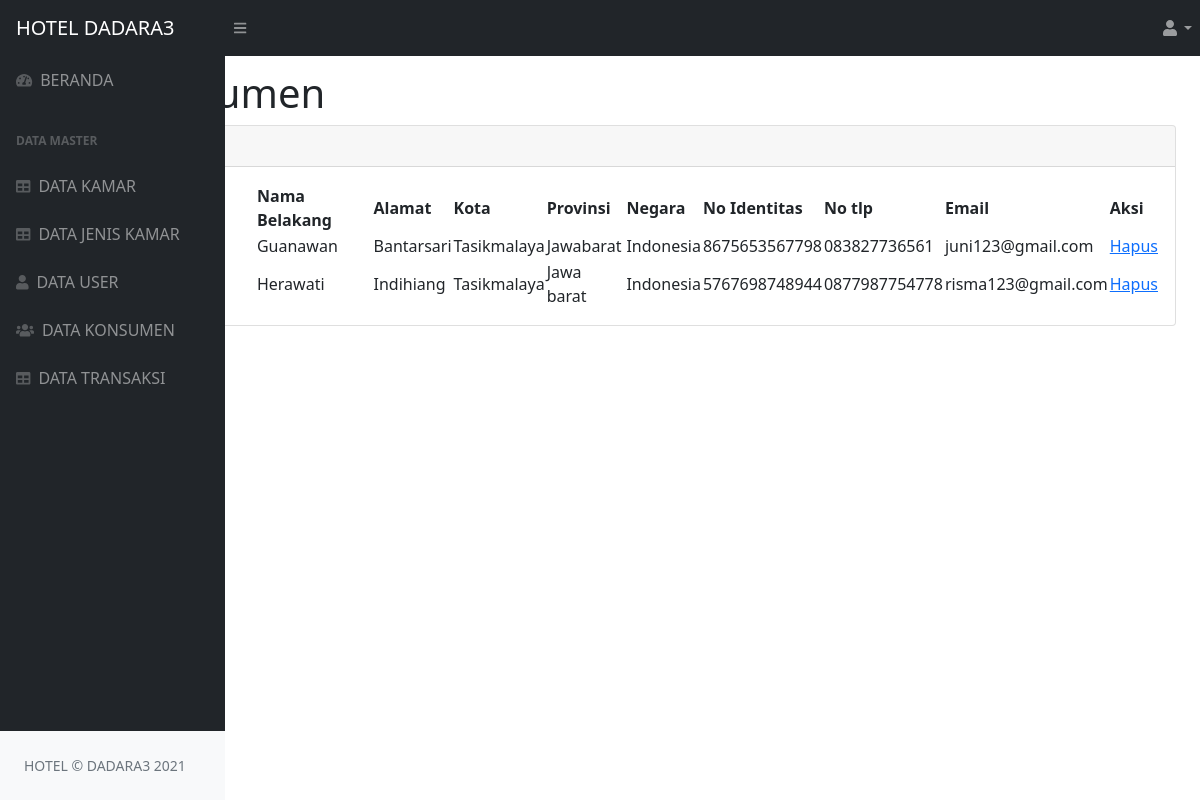
Screenshot of /index.php/konsumen with the database file from the repository.
### tables this page shows
CREATE TABLE `tbl_konsumen` (
  `id_konsumen` int(11) NOT NULL,
  `nama_depan` varchar(50) NOT NULL,
  `nama_tengah` varchar(50) NOT NULL,
  `nama_belakang` varchar(50) NOT NULL,
  `alamat` text NOT NULL,
  `kota` varchar(100) NOT NULL,
  `provinsi` varchar(100) NOT NULL,
  `negara` varchar(100) NOT NULL,
  `no_identitas` varchar(100) NOT NULL,
  `no_tlp` varchar(15) NOT NULL,
  `email` varchar(50) NOT NULL
);

### application/controllers/Konsumen.php (called while the page is built, shortened)
<?php
    class Konsumen extends CI_Controller{
        function index(){
            $this->load->model('M_konsumen');
            $data['konsumen'] = $this->M_konsumen->tampil_data()->result();
            $this->load->view('partisi/head');
            $this->load->view('partisi/body');
            $this->load->view('partisi/navigasi');
            $this->load->view('partisi/footer');
            $this->load->view('partisi/js');
            $this->load->view('konsumen/konsumen_v', $data);
        }
    }
?>

### index.php (called while the page is built, shortened)
<?php
require_once BASEPATH.'core/CodeIgniter.php';

### application/models/M_konsumen.php (called while the page is built)
<?php
    class M_konsumen extends CI_Model{
            function tampil_data(){
                return $this->db->get('tbl_konsumen');
            }
    }
?>

### application/views/konsumen/konsumen_v.php (the view, shortened to what this page needs)
        <div class="sb-sidenav-footer">
            <div class="small">Logged in as:</div>
        </div>
<div id="layoutSidenav_content">
    <main>
        <div class="container-fluid px-4">
            <h1 class="mt-4">Data Konsumen</h1>
            <div class="card mb-4">
                <div class="card-header">
                </div>
                <div class="card-body">
                    <table id="datatablesSimple">
                        <thead>
                            <tr>
                                <th>No</th>
                                <th>Nama Depan</th>
                                <th>Nama Tengah</th>
                                <th>Nama Belakang</th>
                                <th>Alamat</th>
                                <th>Kota</th>
                                <th>Provinsi</th>
                                <th>Negara</th>
                                <th>No Identitas</th>
                                <th>No tlp</th>
                                <th>Email</th>
                                <th>Aksi</th>
                            </tr>
                        </thead>
                        <tbody>
                             <?php $no = 1;
                                foreach($konsumen as $ksm) {?>
                            <tr>
                                <td><?= $no ?></td>
                                <td><?= $ksm->nama_depan?></td>
                                <td><?= $ksm->nama_tengah ?></td>
                                <td><?= $ksm->nama_belakang?></td>
                                <td><?= $ksm->alamat ?></td>
                                <td><?= $ksm->kota ?></td>
                                <td><?= $ksm->provinsi ?></td>
                                <td><?= $ksm->negara ?></td>
                                <td><?= $ksm->no_identitas ?></td>
                                <td><?= $ksm->no_tlp ?></td>
                                <td><?= $ksm->email ?></td>
                                <td>
                                <a href="<?= base_url('konsumen/hapus/'.$ksm->id_konsumen) ?>" align='center'>Hapus</a>
                                </td>
                            </tr>
                            <?php $no++; } ?>
                        </tbody>
                    </table>
                </div>
            </div>
        </div>
    </main>

### rows the page displays
tbl_konsumen: nama_belakang "Guanawan", alamat "Bantarsari", kota "Tasikmalaya", provinsi "Jawabarat", negara "Indonesia", no_identitas "8675653567798", no_tlp "083827736561", email "juni123@gmail.com"
tbl_konsumen: nama_belakang "Herawati", alamat "Indihiang", kota "Tasikmalaya", provinsi "Jawa barat", negara "Indonesia", no_identitas "5767698748944", no_tlp "0877987754778", email "risma123@gmail.com"
